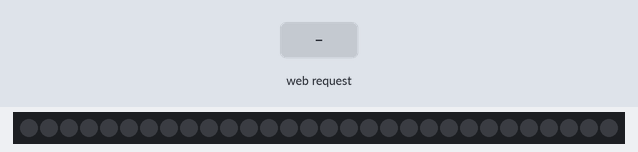
Recording of a sketch running on a simulated ESP32. On the bench: 30 RGB LEDs in strip order, left to right. The inputs (shaded band) are chosen by the test bench. WiFi joins after 1.5 s; servers stay silent unless stated; what the sketch prints to the serial monitor is not drawn.

Above: at 3.2 s.
3.3 s: HTTP request GET /red received
At 3.6 s:
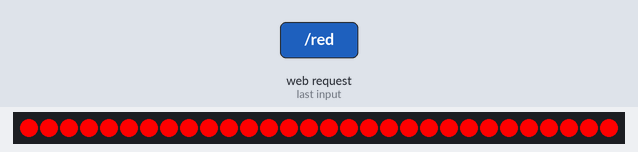
4.8 s: HTTP request GET /green received
At 6.0 s:
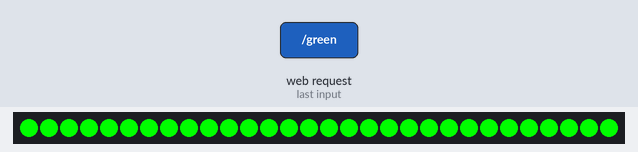
6.3 s: HTTP request GET /blue received
At 7.2 s:
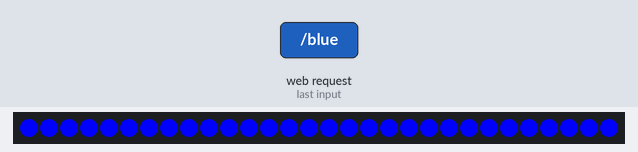
7.8 s: HTTP request GET /off received
At 8.3 s:
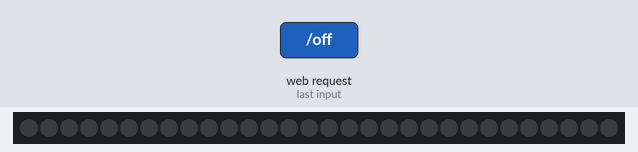
Timing chart, 0 to 10.3 s (numbered marks = the images above; inputs shaded):
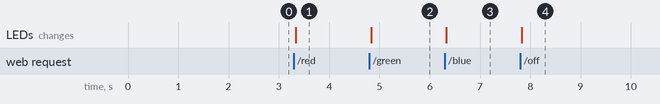

Measured:
- after the input at 3.3 s, the LEDs: change at once (image 1)
- after the input at 4.8 s, the LEDs: change at once (image 2)
- after the input at 6.3 s, the LEDs: change at once (image 3)
- after the input at 7.8 s, the LEDs: change at once (image 4)

The sketch:

led_wifi_control.ino
```cpp
#include <Adafruit_NeoPixel.h>
#include <WiFi.h>
#include <WebServer.h>

#define LED_PIN     18
#define LED_COUNT   30

const char* ssid = "WIFI_SSID";
const char* password = "WIFI_PASSWORD";

WebServer server(80);
Adafruit_NeoPixel strip(LED_COUNT, LED_PIN, NEO_GRB + NEO_KHZ800);

void setup() {
  Serial.begin(115200);
  strip.begin();
  strip.show();

  WiFi.begin(ssid, password);
  while (WiFi.status() != WL_CONNECTED) {
    delay(1000);
    Serial.println("Connecting to WiFi...");
  }
  Serial.print("IP: ");
  Serial.println(WiFi.localIP());

  server.on("/", []() {
    String html = "<html><body><h1>LED Controller</h1>";
    html += "<button onclick=\"location.href='/red'\">Merah</button>";
    html += "<button onclick=\"location.href='/green'\">Hijau</button>";
    html += "<button onclick=\"location.href='/blue'\">Biru</button>";
    html += "<button onclick=\"location.href='/off'\">Mati</button>";
    html += "</body></html>";
    server.send(200, "text/html", html);
  });

  server.on("/red", []() {
    colorWipe(strip.Color(255, 0, 0), 0);
    server.send(200, "text/plain", "LED Merah");
  });

  server.on("/green", []() {
    colorWipe(strip.Color(0, 255, 0), 0);
    server.send(200, "text/plain", "LED Hijau");
  });

  server.on("/blue", []() {
    colorWipe(strip.Color(0, 0, 255), 0);
    server.send(200, "text/plain", "LED Biru");
  });

  server.on("/off", []() {
    colorWipe(strip.Color(0, 0, 0), 0);
    server.send(200, "text/plain", "LED Dimatikan");
  });

  server.begin();
}

void loop() {
  server.handleClient();
}

void colorWipe(uint32_t color, int wait) {
  for(int i = 0; i < strip.numPixels(); i++) {
    strip.setPixelColor(i, color);
    strip.show();
    delay(wait);
  }
}
```
